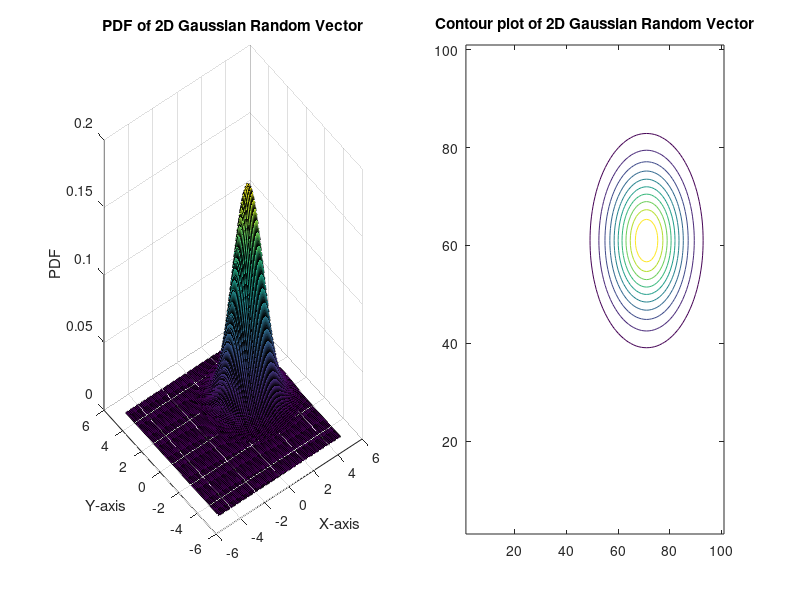

Write MATLAB code to recreate this figure.
% Define mean and covariance matrix
mu = [2 1];                  % Mean vector
sigma = [1 0; 0 1];      % Covariance matrix

% Create a grid of points
[x, y] = meshgrid(-5:0.1:5, -5:0.1:5);
xy = [x(:) y(:)];

% Calculate the PDF values for each point in the grid
pdf_values = mvnpdf(xy, mu, sigma);

% Reshape the PDF values to match the grid size
pdf_matrix = reshape(pdf_values, size(x));

% Plot the PDF surface
figure;
subplot(1,2,1)
surf(x, y, pdf_matrix);
title('PDF of 2D Gaussian Random Vector');
xlabel('X-axis');
ylabel('Y-axis');
zlabel('PDF');
subplot(1,2,2)
contour(pdf_matrix);
title('Contour plot of 2D Gaussian Random Vector')
